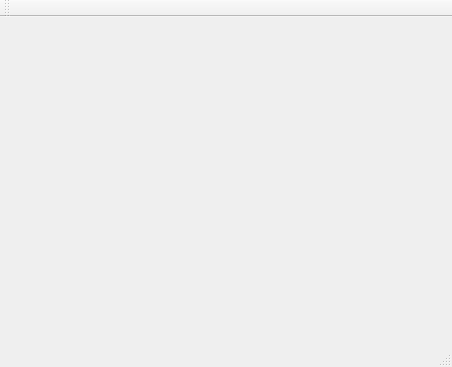
<?xml version="1.0" encoding="UTF-8"?>
<ui version="4.0">
 <class>MainWindow</class>
 <widget class="QMainWindow" name="MainWindow">
  <property name="geometry">
   <rect>
    <x>0</x>
    <y>0</y>
    <width>452</width>
    <height>367</height>
   </rect>
  </property>
  <property name="windowTitle">
   <string>MainWindow</string>
  </property>
  <widget class="QWidget" name="centralWidget">
   <layout class="QGridLayout" name="gridLayout">
    <item row="0" column="0">
     <layout class="QHBoxLayout" name="horizontalLayout"/>
    </item>
   </layout>
  </widget>
  <widget class="QMenuBar" name="menuBar">
   <property name="geometry">
    <rect>
     <x>0</x>
     <y>0</y>
     <width>452</width>
     <height>21</height>
    </rect>
   </property>
  </widget>
  <widget class="QToolBar" name="mainToolBar">
   <attribute name="toolBarArea">
    <enum>TopToolBarArea</enum>
   </attribute>
   <attribute name="toolBarBreak">
    <bool>false</bool>
   </attribute>
  </widget>
  <widget class="QStatusBar" name="statusBar"/>
 </widget>
 <layoutdefault spacing="6" margin="11"/>
 <resources/>
 <connections/>
</ui>
